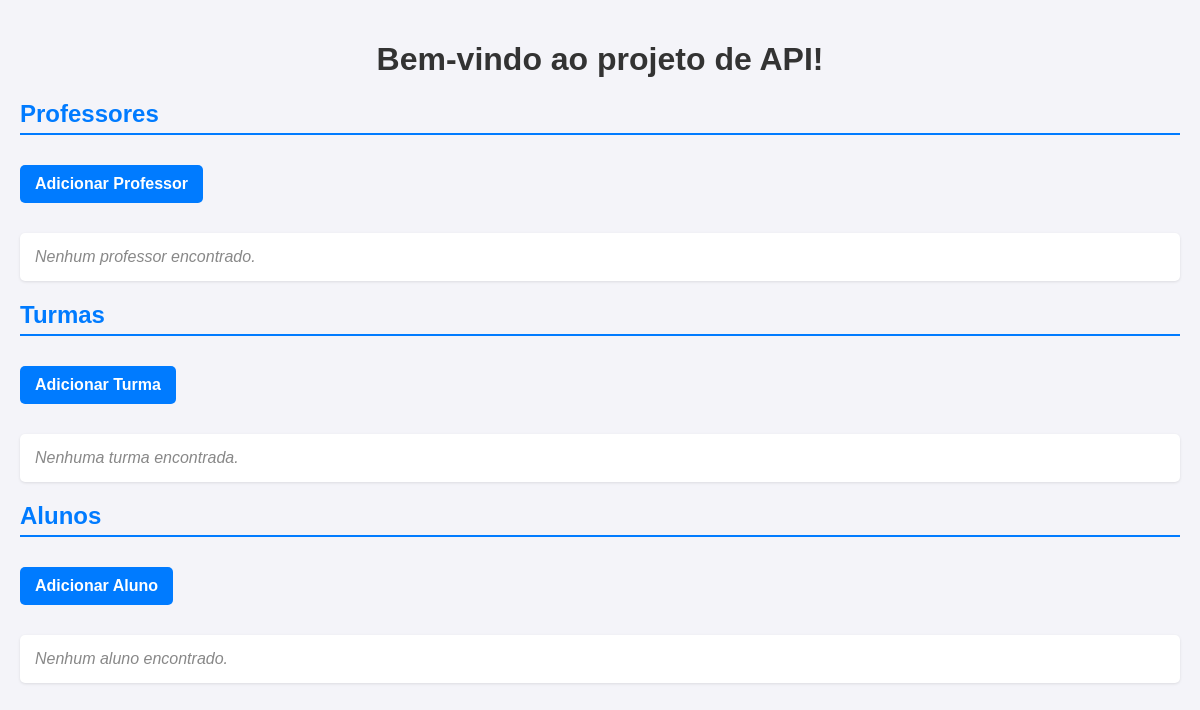
The app's page /, older data.
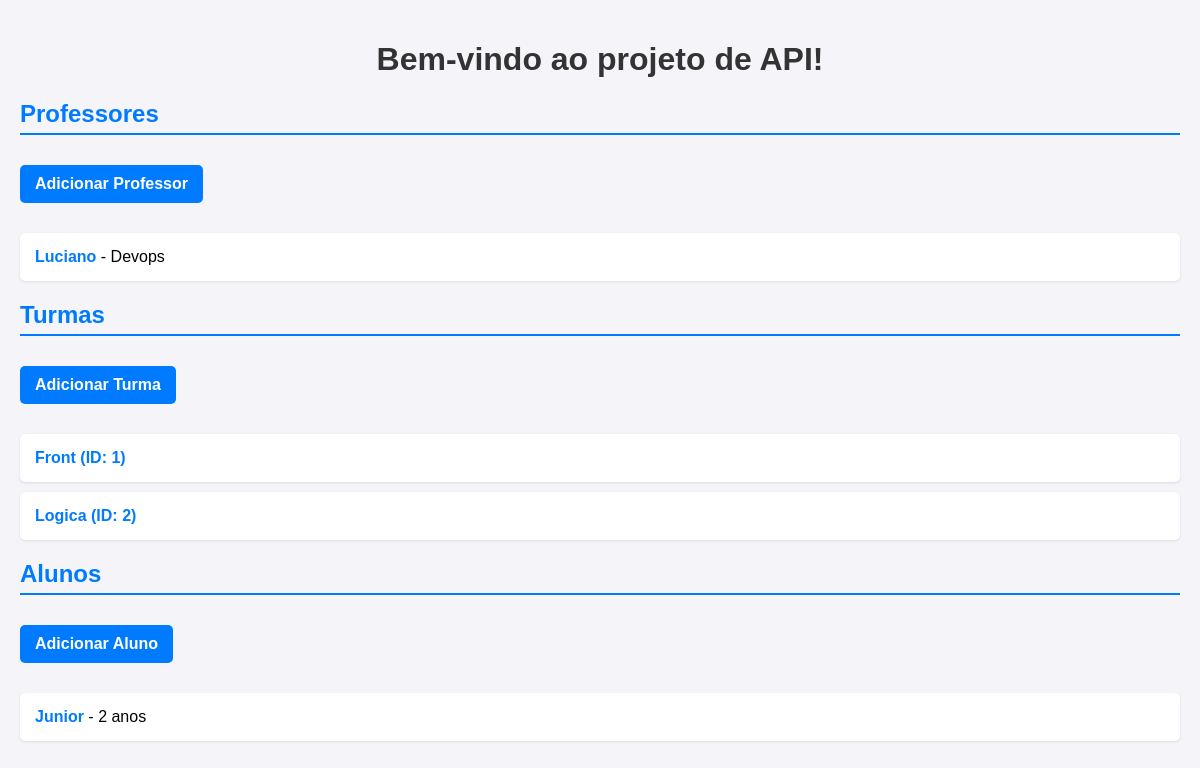
The same page, newer data.
### professor/professor_model.py (models this page shows, shortened)
class Professor(db.Model):
    id = db.Column(db.Integer, primary_key=True)
    nome = db.Column(db.String(150))
    idade = db.Column(db.Integer)
    materia = db.Column(db.String(40))
    observacoes = db.Column(db.String(250))
    turmas = db.relationship('Turma', backref='professor', lazy="select")

### turmas/turmas_model.py (models this page shows, shortened)
class Turma(db.Model):
    id = db.Column(db.Integer, primary_key=True)
    descricao = db.Column(db.String(150))
    status = db.Column(db.Boolean, default=True)
    professor_id = db.Column(db.Integer, db.ForeignKey('professor.id'), nullable=True)
    alunos = db.relationship('Aluno', backref='turma', lazy="select")

### Alunos/alunos_model.py (models this page shows, shortened)
class Aluno(db.Model):
    id = db.Column(db.Integer, primary_key=True)
    nome = db.Column(db.String(100))
    idade = db.Column(db.Integer)
    data_nascimento = db.Column(db.Date)
    nota_primeiro_semestre = db.Column(db.Float)
    nota_segundo_semestre = db.Column(db.Float)
    media_final = db.Column(db.Float)
    professor = db.Column(db.String(150))
    turma_id = db.Column(db.Integer, db.ForeignKey('turma.id'), nullable=True)
    def to_dict(self):
        return {
            'id': self.id,
            'nome': self.nome,
            'idade': self.idade,
            'data_nascimento': self.data_nascimento,
            'nota_primeiro_semestre': self.nota_primeiro_semestre,
            'nota_segundo_semestre': self.nota_segundo_semestre,
            'media_final': self.media_final,
            'professor': self.professor
        }

### Alunos/alunos_routes.py (the view)
@alunos_blueprint.route('/', methods=['GET'])
def getIndex():
    professores = Professor.query.all()
    turmas = Turma.query.all()
    alunos = listar_alunos()  # Presumindo que esta função retorne todos os alunos
    return render_template('alunos/index.html', professores=professores, turmas=turmas, alunos=alunos)

### Alunos/alunos_model.py (called while the page is built)
def listar_alunos():
    alunos = Aluno.query.all()
    return [aluno.to_dict() for aluno in alunos]

### templates/alunos/index.html (shortened to what this page needs)
<!DOCTYPE html>
<html lang="pt-BR">
<head>
</head>
<body>
    <h1>Bem-vindo ao projeto de API!</h1>
    <h2>
        <a href="{{ url_for('professores.get_professores') }}">Professores</a>
    </h2>
    <a class="button" href="{{ url_for('professores.adicionar_professor_page') }}">Adicionar Professor</a>
    <ul>
        {% for professor in professores %}
            <li>
                <a href="{{ url_for('professores.get_professor', id_professor=professor.id) }}">{{ professor.nome }}</a> - {{ professor.materia }}
            </li>
        {% else %}
            <li class="no-data">Nenhum professor encontrado.</li>
        {% endfor %}
    </ul>
    <h2>
        <a href="{{ url_for('turmas.get_turmas') }}">Turmas</a>
    </h2>
    <a class="button" href="{{ url_for('turmas.adicionar_turma_page') }}">Adicionar Turma</a>
    <ul>
        {% for turma in turmas %}
          <li>
            <a href="{{ url_for('turmas.get_turma', id_turma=turma.id) }}">
              {{ turma.descricao }} (ID: {{ turma.id }})
            </a>
          </li>
        {% else %}
            <li class="no-data">Nenhuma turma encontrada.</li>
        {% endfor %}
    </ul>
    <h2>
        <a href="{{ url_for('alunos.get_alunos') }}">Alunos</a>
    </h2>
    <a class="button" href="{{ url_for('alunos.adicionar_aluno_page') }}">Adicionar Aluno</a>
    <ul>
        {% for aluno in alunos %}
            <li>
                <a href="{{ url_for('alunos.get_aluno', id_aluno=aluno.id) }}">{{ aluno.nome }}</a> - {{ aluno.idade }} anos
            </li>
        {% else %}
            <li class="no-data">Nenhum aluno encontrado.</li>
        {% endfor %}
    </ul>
</body>
</html>

Row changes from the older to the newer data that the page shows:
added Professor: nome "Luciano", materia "Devops"
added Turma: descricao "Front", id "1"
added Turma: descricao "Logica", id "2"
added Aluno: nome "Junior", idade "2"
Text that changed along with them:
text no longer shown: "Nenhum professor encontrado. Nenhuma turma encontrada. Nenhum aluno encontrado."
